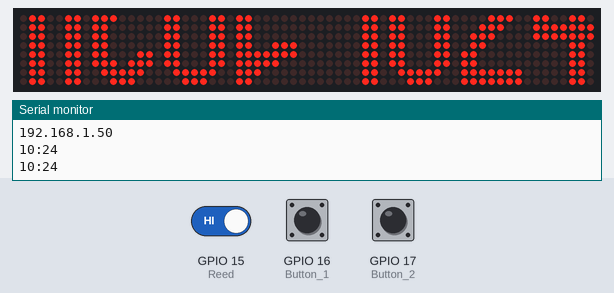
Bench run of a sketch on a simulated ESP32. Shown: 64×8 LED matrix, the last lines printed to the serial monitor. The test bench sets the inputs (shaded band); at power-on: GPIO 15 (Reed) HIGH, GPIO 16 (Button_1) HIGH, GPIO 17 (Button_2) HIGH. WiFi joins after 1.5 s; servers stay silent unless stated; network time is answered at once with the bench clock; the local clock reads 2024-03-15 10:24:30 at power-on unless the sketch sets it.

Above: at 2.7 s.
2.8 s: GPIO 15 (Reed) driven LOW
At 3.9 s:
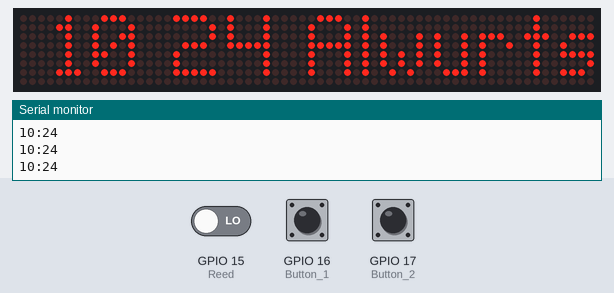
5.0 s: GPIO 16 (Button_1) pulled LOW for 1 s
7.5 s: GPIO 16 (Button_1) pulled LOW for 0.15 s
9.1 s: GPIO 15 (Reed) driven HIGH
At 10.9 s:
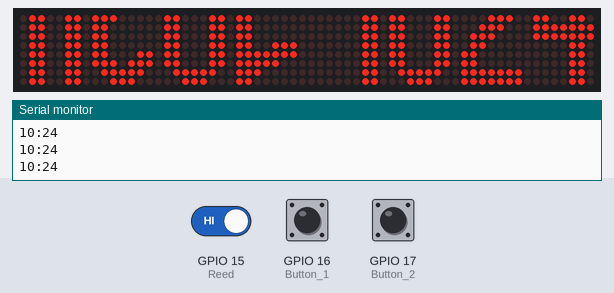
11.2 s: GPIO 17 (Button_2) pulled LOW for 3.2 s
At 32.1 s:
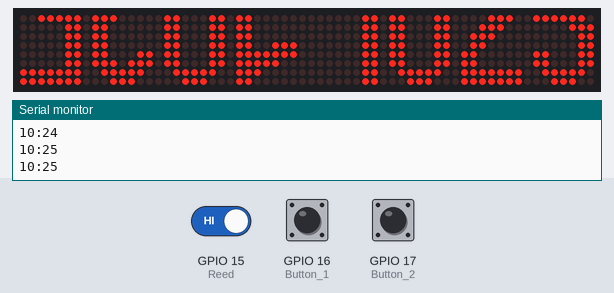
Timing chart, 0 to 32.4 s (numbered marks = the images above; inputs shaded):
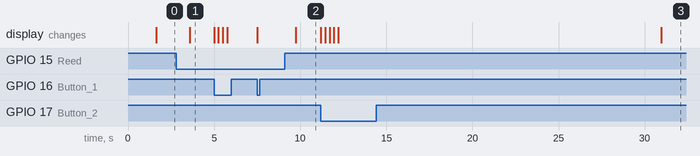

Measured:
- after the input at 2.8 s, the display: changes after 0.78 s (image 1)
- after the input at 9.1 s, the display: changes after 0.65 s (image 2)

The sketch:

main.ino
```cpp
// Code example for LED Matrix obtained from MD_PAROLA examples

// Libraries
#include <MD_Parola.h>
#include <MD_MAX72xx.h>
#include <SPI.h>

#include <WiFi.h>
#include <NTPClient.h>
#include <WiFiUdp.h>

// Font Data
#include "Font_Data.h"

// WIFI Login
const char *ssid     = "SSID";
const char *password = "Password";


// Time Client Creation
WiFiUDP ntpUDP;
NTPClient timeClient(ntpUDP);


String formattedTime;


// Starting brightness of the display from 0-15
int brightness = 0;


// Led Matrix Setup for 2 (4 in 1 led modules)
#define HARDWARE_TYPE MD_MAX72XX::FC16_HW
#define MAX_ZONES 2       // 2 Zones for 2 displays
#define ZONE_SIZE 4       // Size of each module
#define MAX_DEVICES (MAX_ZONES * ZONE_SIZE)

// Definition of zones
#define ZONE_UPPER  1
#define ZONE_LOWER  0

// Software SPI Connections
#define CLK_PIN   2
#define DATA_PIN  4
#define CS_PIN    0


// SPI Connection to md_parola library setup
 MD_Parola P = MD_Parola(HARDWARE_TYPE, DATA_PIN, CLK_PIN, CS_PIN, MAX_DEVICES);

#define SPEED_TIME  75
#define PAUSE_TIME  0

#define MAX_MESG  50

// Hardware adaptation parameters for scrolling
bool invertUpperZone = true;


// Global variables
char  szTimeL[MAX_MESG];    // mm:ss\0
char  szTimeH[MAX_MESG];


void getTime(char *psz, bool f = true)
// Code for obtaining time and formating it
{

  timeClient.update();
  formattedTime = timeClient.getFormattedTime();

  int  h, m;
  h = formattedTime.substring(0, 2).toInt();
  m = formattedTime.substring(3,5).toInt();


  // Use 12 hour clock, comment for 24 hour clock
  if (h > 12){
    h = h - 12;
  }

  Serial.print(h);
  Serial.print(":");
  Serial.println(m);
  sprintf(psz, "%02d%c%02d", h, (f ? ':' : ' '), m);

}

void createHString(char *pH, char *pL)
{
  // Function to create the top part of the double heigh display
  for (; *pL != '\0'; pL++)
    *pH++ = *pL | 0x80;   // offset character

  *pH = '\0'; // terminate the string
}

void setup(void)
{

  Serial.begin(115200);
  // Initialise the LED display
  P.begin(MAX_ZONES);

  P.setInvert(false);   // Invert color of letters from red to black
  P.setIntensity(brightness);   // Set the initial brightness

  // Set up zones for 2 halves of the display
  P.setZone(ZONE_LOWER, 0, ZONE_SIZE - 1);
  P.setZone(ZONE_UPPER, ZONE_SIZE, MAX_DEVICES - 1);
  P.setFont(DoubleHeightNumbers);

  //P.setCharSpacing(P.getCharSpacing() * 2); // double height --> double spacing
  //P.setCharSpacing(0);


  // Set the effects for the clock according to double height clock
  P.setZoneEffect(ZONE_UPPER, true, PA_FLIP_UD);
  P.setZoneEffect(ZONE_UPPER, true, PA_FLIP_LR);

  P.displayZoneText(ZONE_LOWER, szTimeL, PA_RIGHT, SPEED_TIME, PAUSE_TIME, PA_PRINT, PA_NO_EFFECT);
  P.displayZoneText(ZONE_UPPER, szTimeH, PA_LEFT, SPEED_TIME, PAUSE_TIME, PA_PRINT, PA_NO_EFFECT);


  // Wifi connection
  Serial.print("Connecting to ");
  Serial.println(ssid);
  WiFi.begin(ssid, password);

  while (WiFi.status() != WL_CONNECTED) {
    delay(500);
    Serial.print(".");
  }
  // Print local IP address and start web server
  Serial.println("");
  Serial.println("WiFi connected.");
  Serial.println("IP address: ");
  Serial.println(WiFi.localIP());

  timeClient.begin();
  // Set offset time in seconds to adjust for your timezone, for example:
  // GMT +1 = 3600
  // GMT +8 = 28800
  // GMT -1 = -3600
  // GMT 0 = 0
  timeClient.setTimeOffset(-18000);

  // Input declarations with pull ups
  pinMode(15, INPUT_PULLUP); // Reed
  pinMode(16, INPUT_PULLUP); // Button 1
  pinMode(17, INPUT_PULLUP); // Button 2
}

void loop(void)
{

  static uint32_t	lastTime = 0; // millis() memory
  static bool	flasher = false;  // seconds passing flasher


  // If statements to increase or deacrease the brightness
  if(digitalRead(16) == 0 && brightness < 15){
    brightness++;
    P.setIntensity(brightness);
    Serial.print("Brightness: ");
    Serial.println(brightness);
    delay(250);
  }

  if(digitalRead(17) == 0 && brightness > 0){
    brightness--;
    P.setIntensity(brightness);
    Serial.print("Brightness: ");
    Serial.println(brightness);
    delay(250);
  }

  P.displayAnimate();

  // If animation terminated
  if (P.getZoneStatus(ZONE_LOWER) && P.getZoneStatus(ZONE_UPPER))
  {
    // If a second passed
    if (millis() - lastTime >= 1000)
    {
      lastTime = millis();
      getTime(szTimeL, flasher);

      // If true we are in double height mode, else single row
      if(digitalRead(15)==1){

        // Double height settings
        P.setFont(DoubleHeightNumbers);
        createHString(szTimeH, szTimeL);

        P.setZoneEffect(ZONE_UPPER, true, PA_FLIP_UD);
        P.setZoneEffect(ZONE_UPPER, true, PA_FLIP_LR);

        P.displayZoneText(ZONE_LOWER, szTimeL, PA_RIGHT, SPEED_TIME, PAUSE_TIME, PA_PRINT, PA_NO_EFFECT);
        P.displayZoneText(ZONE_UPPER, szTimeH, PA_LEFT, SPEED_TIME, PAUSE_TIME, PA_PRINT, PA_NO_EFFECT);

      } else {

        // Single height setting
        P.setFont(singleRow);
        P.setZoneEffect(ZONE_UPPER, false, PA_FLIP_UD);
        P.setZoneEffect(ZONE_UPPER, false, PA_FLIP_LR);

        P.displayZoneText(ZONE_LOWER, "Alwurts", PA_CENTER, 0, 0, PA_PRINT, PA_NO_EFFECT);
        P.displayZoneText(ZONE_UPPER, szTimeL, PA_CENTER, 0, 0, PA_PRINT, PA_NO_EFFECT);
      }

      //createHString(szTimeH, szTimeL);

      // Flasher comes frome example code
      //flasher = !flasher;

      P.displayReset();

      // synchronise the start
      P.synchZoneStart();
    }
  }
}
```

Source omitted: Font_Data.h (21394 bytes)
